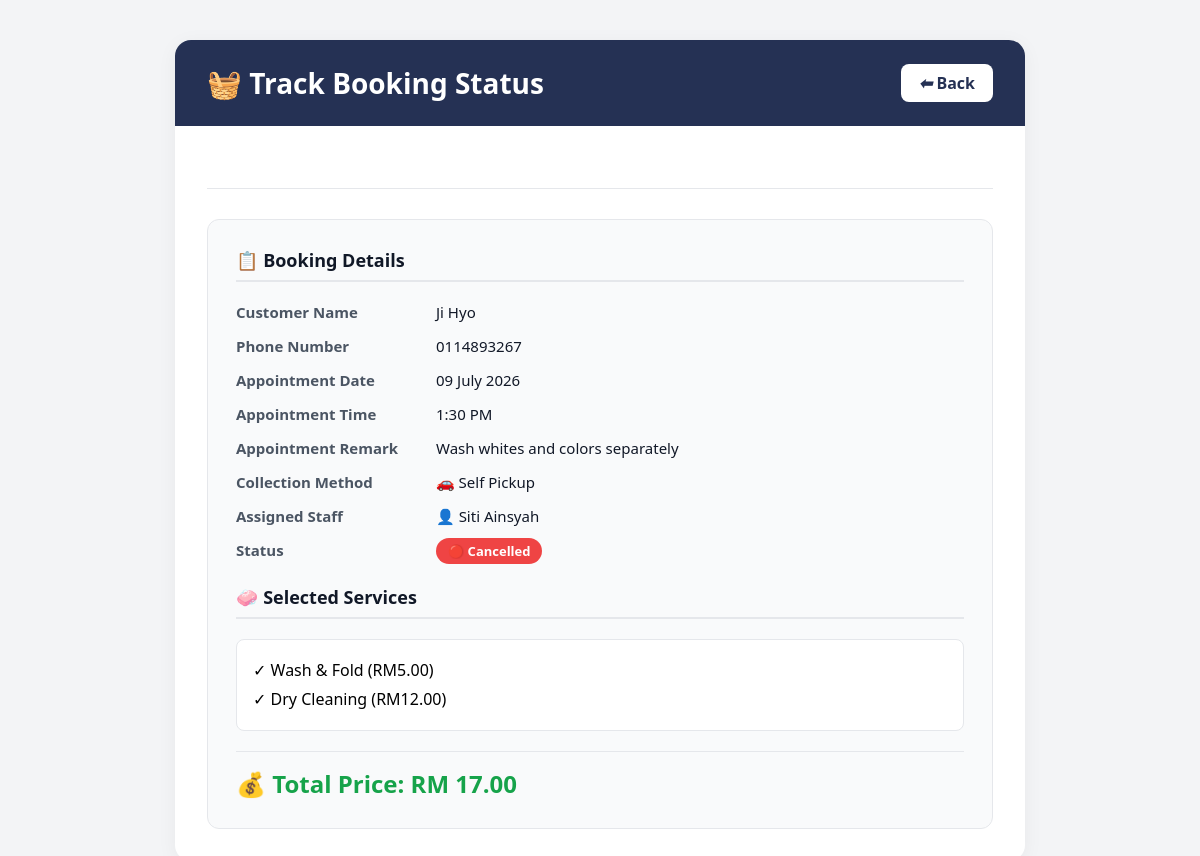
The page /customer/track.php?appointment_id=23 (signed in) on the database its author committed.
### tables this page shows
CREATE TABLE `appointment` (
  `Appointment_ID` int(10) NOT NULL,
  `Customer_ID` int(10) NOT NULL,
  `Staff_ID` int(10) NOT NULL,
  `Appointment_Date` date NOT NULL,
  `Appointment_Time` time NOT NULL,
  `Appointment_Remark` varchar(50) NOT NULL,
  `Collection_Method` varchar(20) NOT NULL,
  `Appointment_Status` varchar(50) NOT NULL
);

CREATE TABLE `customer` (
  `Customer_ID` int(10) NOT NULL,
  `Customer_Name` varchar(50) NOT NULL,
  `Cust_PhoneNum` varchar(20) NOT NULL,
  `Email` varchar(50) NOT NULL,
  `Address` varchar(100) NOT NULL,
  `Customer_Password` varchar(100) NOT NULL
);

CREATE TABLE `staff` (
  `Staff_ID` int(10) NOT NULL,
  `Staff_Name` varchar(50) NOT NULL,
  `Staff_PhoneNum` varchar(50) NOT NULL,
  `Staff_Email` varchar(50) NOT NULL
);

CREATE TABLE `service` (
  `Service_ID` int(10) NOT NULL,
  `Service_Name` varchar(50) NOT NULL,
  `Price` int(11) NOT NULL
);

### customer/track.php (the view, shortened to what this page needs)
<?php
include("../config/database.php");
$customer_id = $_SESSION['customer_id'];
?>
<!DOCTYPE html>
<html lang="en">
<head>
</head>
<body>
<div class="container">
    <div class="form-header">
    <div style="display:flex;
                justify-content:space-between;
                align-items:center;">
        <h2 style="margin:0;">
            🧺 Track Booking Status
        </h2>
        <a href="view_appointment.php"
        class="back-btn">
            <i>⬅</i> Back
        </a>
    </div>
</div>
<div class="form-body">
<?php
if(isset($_GET['appointment_id'])) {
     $appointment_id = mysqli_real_escape_string($conn, $_GET['appointment_id']);
             $query = mysqli_query($conn, "
                SELECT
                appointment.*,
                customer.Customer_Name,
                customer.Cust_PhoneNum,
                staff.Staff_Name
                FROM appointment
                INNER JOIN customer
                ON appointment.Customer_ID = customer.Customer_ID
                INNER JOIN staff
                ON appointment.Staff_ID = staff.Staff_ID
                WHERE
                appointment.Appointment_ID='$appointment_id'
                AND
                appointment.Customer_ID='$customer_id'
                ");
            if(mysqli_num_rows($query) > 0) {
                $row = mysqli_fetch_assoc($query);
        ?>
                <hr>
                <div class="booking-card">
                    <h3>📋 Booking Details</h3>
                    <div class="detail-row">
                        <div class="detail-label">Customer Name</div>
                        <div class="detail-value"><?php echo htmlspecialchars($row['Customer_Name']); ?></div>
                    </div>
                    <div class="detail-row">
                        <div class="detail-label">Phone Number</div>
                        <div class="detail-value"><?php echo htmlspecialchars($row['Cust_PhoneNum']); ?></div>
                    </div>
                    <div class="detail-row">
                        <div class="detail-label">Appointment Date</div>
                        <div class="detail-value"><?php echo date("d F Y", strtotime($row['Appointment_Date'])); ?></div>
                    </div>
                    <div class="detail-row">
                        <div class="detail-label">Appointment Time</div>
                        <div class="detail-value"><?php echo date("g:i A", strtotime($row['Appointment_Time'])); ?></div>
                    </div>
                    <div class="detail-row">
                        <div class="detail-label">Appointment Remark</div>
                        <div class="detail-value"><?php echo htmlspecialchars($row['Appointment_Remark']); ?></div>
                    </div>
                    <div class="detail-row">
                        <div class="detail-label"> Collection Method</div>
                        <div class="detail-value"><?php  if($row['Collection_Method']=="Pickup")
                            {
                                echo "🚗 Self Pickup";
                            }
                            else
                            {
                                echo "🚚 Home Delivery";
                            }
                            ?>
                        </div>
                    </div>
                    <div class="detail-row">
                        <div class="detail-label">Assigned Staff</div>
                        <div class="detail-value">
                            👤 <?php echo htmlspecialchars($row['Staff_Name']); ?>
                        </div>
                    </div>
                    <div class="detail-row">
                        <div class="detail-label">Status</div>
                        <div class="detail-value">
                            <?php
                            $status = $row['Appointment_Status'];
                            if($status == "Pending") echo "<span class='status pending'>🟡 Pending</span>";
                            elseif($status == "Confirmed") echo "<span class='status confirmed'>🔵 Confirmed</span>";
                            elseif($status == "Completed") echo "<span class='status completed'>🟢 Completed</span>";
                            elseif($status == "Cancelled") echo "<span class='status cancelled'>🔴 Cancelled</span>";
                            else echo htmlspecialchars($status);
                            ?>
                        </div>
                    </div>
                    <h3 style="margin-top: 25px;">🧼 Selected Services</h3>
                    <div class="services">
                        <?php
                        $total_price = 0;
                        $service_query = mysqli_query($conn, "
                            SELECT service.Service_Name, service.Price
                            FROM appointment_service
                            INNER JOIN service ON appointment_service.Service_ID = service.Service_ID
                            WHERE appointment_service.Appointment_ID = '$appointment_id'
                        ");
                        while($service = mysqli_fetch_assoc($service_query)) {
                            echo "✓ " . htmlspecialchars($service['Service_Name']) . " (RM" . number_format($service['Price'], 2) . ")<br>";
                            $total_price += $service['Price'];
                        }
                        ?>
                    </div>
                    <div class="total">
                        💰 Total Price: RM <?php echo number_format($total_price, 2); ?>
                    </div>
                </div>
        <?php
            } else {
                echo "<hr><div class='not-found'>
                ❌ Booking not found or you do not have permission to view this appointment.
                </div>";
            }
        }
        ?>
    </div>
</div>
</body>
</html>

### customer/track.php (style rules this page uses)
* { margin: 0; padding: 0; box-sizing: border-box; }
body { font-family: 'Segoe UI', Tahoma, Geneva, Verdana, sans-serif; background: #f3f4f6; margin: 0; padding: 40px 20px; }
.container { max-width: 850px; margin: auto; background: white; border-radius: 16px; box-shadow: 0 4px 20px rgba(0, 0, 0, 0.05); overflow: hidden; }
.form-header { background: #253154; padding: 24px 32px; }
.form-header h2 { color: white; margin: 0; font-size: 28px; font-weight: 600; text-align: left; }
.form-body { padding: 32px; }
.back-btn { background:white; color:#253154; text-decoration:none; padding:8px 18px; border-radius:8px; font-weight:600; transition:.3s; }
hr { border: none; border-top: 1px solid #e5e7eb; margin: 30px 0; }
.booking-card { background: #f9fafb; border: 1px solid #e5e7eb; padding: 28px; border-radius: 12px; }
.booking-card h3 { margin-top: 0; margin-bottom: 20px; color: #111827; font-size: 18px; border-bottom: 2px solid #e5e7eb; padding-bottom: 8px; }
.detail-row { display: flex; margin-bottom: 14px; font-size: 15px; }
.detail-label { width: 200px; font-weight: 600; color: #4b5563; }
.detail-value { color: #111827; }
.status { padding: 4px 12px; border-radius: 20px; color: white; font-size: 13px; font-weight: bold; }
.cancelled { background: #ef4444; }
.services { background: white; padding: 16px; border-radius: 8px; margin-top: 10px; border: 1px solid #e5e7eb; line-height: 1.8; }
.total { margin-top: 20px; padding-top: 15px; border-top: 1px solid #e5e7eb; font-size: 24px; font-weight: bold; color: #16a34a; }

### rows shown on the page
appointment: Customer_ID.Customer_Name "Ji Hyo", Customer_ID.Cust_PhoneNum "0114893267", Appointment_Date "09 July 2026", Appointment_Time "1:30 PM", Appointment_Remark "Wash whites and colors separately", Staff_ID.Staff_Name "Siti Ainsyah"
service: Service_Name "Wash & Fold", Price "5.00"
service: Service_Name "Dry Cleaning", Price "12.00"

### other values the page prints
$total_price "17.00"
